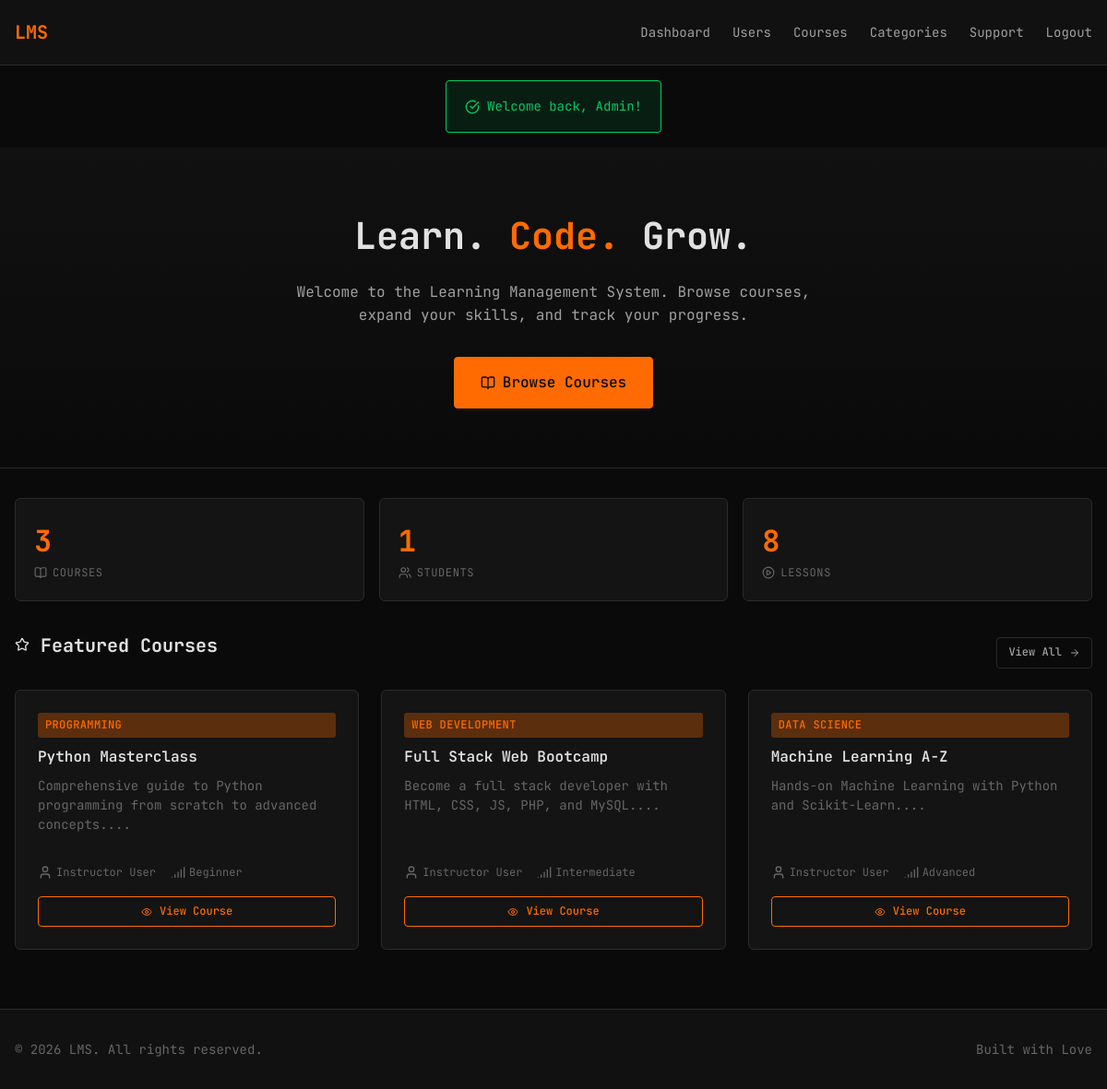
The page / (signed in) on the database its author committed.
### tables this page shows
CREATE TABLE courses (
    id INT AUTO_INCREMENT PRIMARY KEY,
    title VARCHAR(200) NOT NULL,
    description TEXT,
    category_id INT,
    instructor_id INT,
    price DECIMAL(10,2) DEFAULT 0.00,
    duration VARCHAR(50),
    level ENUM('beginner', 'intermediate', 'advanced') DEFAULT 'beginner',
    created_at TIMESTAMP DEFAULT CURRENT_TIMESTAMP,
    FOREIGN KEY (category_id) REFERENCES categories(id) ON DELETE SET NULL,
    FOREIGN KEY (instructor_id) REFERENCES users(id) ON DELETE SET NULL
);

CREATE TABLE categories (
    id INT AUTO_INCREMENT PRIMARY KEY,
    name VARCHAR(100) NOT NULL,
    description TEXT
);

CREATE TABLE users (
    id INT AUTO_INCREMENT PRIMARY KEY,
    name VARCHAR(100) NOT NULL,
    email VARCHAR(150) NOT NULL UNIQUE,
    password VARCHAR(255) NOT NULL,
    role ENUM('admin', 'instructor', 'student') NOT NULL DEFAULT 'student',
    bio TEXT,
    experience TEXT,
    verified TINYINT(1) NOT NULL DEFAULT 1,
    created_at TIMESTAMP DEFAULT CURRENT_TIMESTAMP
);

### config/auth.php (called while the page is built, shortened)
<?php
function e($string)
{
    return htmlspecialchars($string, ENT_QUOTES, 'UTF-8');
}

### public/index.php (the view, shortened to what this page needs)
<?php
require_once __DIR__ . '/../config/auth.php';
$pdo = getDBConnection();
$stmt = $pdo->query("
    SELECT c.*, cat.name as category_name, u.name as instructor_name
    FROM courses c
    LEFT JOIN categories cat ON c.category_id = cat.id
    LEFT JOIN users u ON c.instructor_id = u.id
    ORDER BY c.created_at DESC
    LIMIT 6
");
$featuredCourses = $stmt->fetchAll();
$totalCourses = $pdo->query("SELECT COUNT(*) FROM courses")->fetchColumn();
$totalStudents = $pdo->query("SELECT COUNT(*) FROM users WHERE role = 'student'")->fetchColumn();
$totalLessons = $pdo->query("SELECT COUNT(*) FROM lessons")->fetchColumn();
include __DIR__ . '/../includes/header.php';
include __DIR__ . '/../includes/navbar.php';
?>
<section class="hero">
    <div class="container">
        <h1 class="hero-title">
            Learn. <span>Code.</span> Grow.
        </h1>
        <p class="hero-subtitle">
            Welcome to the Learning Management System. Browse courses, expand your skills, and track your progress.
        </p>
        <div class="flex gap-2 justify-center">
            <a href="<?php echo BASE_PATH; ?>/public/courses.php" class="btn btn-primary btn-lg">
                <i data-lucide="book-open"></i> Browse Courses
            </a>
        </div>
    </div>
</section>
<main class="main-content">
    <div class="container">
        <div class="stats-grid mb-4">
            <div class="card stat-card">
                <div class="stat-value">
                    <?php echo $totalCourses; ?>
                </div>
                <div class="stat-label">
                    <i data-lucide="book-open"></i> Courses
                </div>
            </div>
            <div class="card stat-card">
                <div class="stat-value">
                    <?php echo $totalStudents; ?>
                </div>
                <div class="stat-label">
                    <i data-lucide="users"></i> Students
                </div>
            </div>
            <div class="card stat-card">
                <div class="stat-value">
                    <?php echo $totalLessons; ?>
                </div>
                <div class="stat-label">
                    <i data-lucide="play-circle"></i> Lessons
                </div>
            </div>
        </div>
        <div class="mb-4">
            <div class="flex flex-between flex-center mb-2">
                <h2 class="section-title">
                    <i data-lucide="star"></i> Featured Courses
                </h2>
                <a href="<?php echo BASE_PATH; ?>/public/courses.php" class="btn btn-ghost btn-sm">
                    View All <i data-lucide="arrow-right"></i>
                </a>
            </div>
            <?php if (empty($featuredCourses)): ?>
                <div class="card">
                    <p class="text-dim text-center">No courses available yet.</p>
                </div>
            <?php else: ?>
                <div class="grid grid-3">
                    <?php foreach ($featuredCourses as $course): ?>
                        <div class="card course-card">
                            <span class="badge badge-primary">
                                <?php echo e($course['category_name'] ?? 'Uncategorized'); ?>
                            </span>
                            <h3 class="course-title">
                                <?php echo e($course['title']); ?>
                            </h3>
                            <p class="text-sm text-dim course-desc">
                                <?php echo e(substr($course['description'] ?? '', 0, 80)); ?>...
                            </p>
                            <div class="card-meta">
                                <span><i data-lucide="user"></i>
                                    <?php echo e($course['instructor_name'] ?? 'TBA'); ?>
                                </span>
                                <span><i data-lucide="signal"></i>
                                    <?php echo ucfirst(e($course['level'])); ?>
                                </span>
                            </div>
                            <a href="<?php echo BASE_PATH; ?>/public/course-details.php?id=<?php echo $course['id']; ?>"
                                class="btn btn-secondary btn-sm mt-2 w-full">
                                <i data-lucide="eye"></i> View Course
                            </a>
                        </div>
                    <?php endforeach; ?>
                </div>
            <?php endif; ?>
        </div>
    </div>
</main>
<?php include __DIR__ . '/../includes/footer.php'; ?>

### assets/css/style.css (style rules this page uses)
:root { --bg-primary: #0a0a0a; --bg-secondary: #111111; --bg-tertiary: #1a1a1a; --bg-card: #141414; --orange-primary: #ff6b00; --orange-secondary: #ff8c00; --orange-dim: #cc5500; --orange-glow: rgba(255, 107, 0, 0.3); --text-primary: #e0e0e0; --text-secondary: #a0a0a0; --text-dim: #666666; --border-color: #2a2a2a; --success: #00cc66; --error: #ff3333; --warning: #ffcc00; --font-mono: 'JetBrains Mono', 'Consolas', 'Monaco', monospace; }
*, *::before, *::after { box-sizing: border-box; margin: 0; padding: 0; }
html { font-size: 16px; scroll-behavior: smooth; }
body { font-family: var(--font-mono); background-color: var(--bg-primary); color: var(--text-primary); line-height: 1.6; min-height: 100vh; }
a { color: var(--orange-primary); text-decoration: none; transition: color 0.2s ease; }
.container { max-width: 1200px; margin: 0 auto; padding: 0 1rem; }
.main-content { flex: 1; padding: 2rem 0; }
.btn { display: inline-flex; align-items: center; justify-content: center; gap: 0.5rem; padding: 0.625rem 1.25rem; font-family: var(--font-mono); font-size: 0.875rem; font-weight: 500; border: 1px solid transparent; border-radius: 4px; cursor: pointer; transition: all 0.2s ease; text-decoration: none; }
.btn-primary { background-color: var(--orange-primary); color: var(--bg-primary); border-color: var(--orange-primary); }
.btn-secondary { background-color: transparent; color: var(--orange-primary); border-color: var(--orange-primary); }
.btn-ghost { background-color: transparent; color: var(--text-secondary); border-color: var(--border-color); }
.btn-sm { padding: 0.375rem 0.75rem; font-size: 0.75rem; }
.btn-lg { padding: 0.875rem 1.75rem; font-size: 1rem; }
.card { background-color: var(--bg-card); border: 1px solid var(--border-color); border-radius: 6px; padding: 1.5rem; transition: border-color 0.2s ease; }
.badge { display: inline-flex; align-items: center; padding: 0.25rem 0.5rem; font-size: 0.75rem; font-weight: 500; border-radius: 3px; text-transform: uppercase; letter-spacing: 0.03em; }
.badge-primary { background-color: var(--orange-glow); color: var(--orange-primary); }
.hero { padding: 4rem 0; text-align: center; background: linear-gradient(180deg, var(--bg-secondary) 0%, var(--bg-primary) 100%); border-bottom: 1px solid var(--border-color); }
.hero-title { font-size: 2.5rem; font-weight: 700; margin-bottom: 1rem; color: var(--text-primary); }
.hero-title span { color: var(--orange-primary); }
.hero-subtitle { font-size: 1rem; color: var(--text-secondary); max-width: 600px; margin: 0 auto 2rem; }
.grid { display: grid; gap: 1.5rem; }
.grid-3 { grid-template-columns: repeat(3, 1fr); }
.course-card { display: flex; flex-direction: column; }
.course-card .card-meta { display: flex; gap: 1rem; margin-top: auto; padding-top: 1rem; font-size: 0.75rem; color: var(--text-dim); }
.course-card .card-meta span { display: flex; align-items: center; gap: 0.25rem; }
.stats-grid { display: grid; grid-template-columns: repeat(auto-fit, minmax(200px, 1fr)); gap: 1rem; }
.stat-card { padding: 1.25rem; }
.stat-value { font-size: 2rem; font-weight: 700; color: var(--orange-primary); }
.stat-label { font-size: 0.75rem; color: var(--text-dim); text-transform: uppercase; letter-spacing: 0.05em; }
.text-dim { color: var(--text-dim); }
.text-sm { font-size: 0.875rem; }
.mt-2 { margin-top: 1rem; }
.mb-2 { margin-bottom: 1rem; }
.mb-4 { margin-bottom: 2rem; }
.flex { display: flex; }
.flex-between { justify-content: space-between; }
.flex-center { align-items: center; }
.justify-center { justify-content: center; }
.gap-2 { gap: 1rem; }
svg.lucide { width: 1rem; height: 1rem; flex-shrink: 0; }
.btn svg.lucide { width: 0.875rem; height: 0.875rem; }
.btn-sm svg.lucide { width: 0.75rem; height: 0.75rem; }
.btn-lg svg.lucide { width: 1rem; height: 1rem; }
.course-title { font-size: 1rem; margin: 0.5rem 0; font-weight: 600; }
.stat-label { display: flex; align-items: center; gap: 0.375rem; }
.stat-label svg.lucide { width: 0.875rem; height: 0.875rem; }
.flex.flex-center svg.lucide { flex-shrink: 0; }
.w-full { width: 100%; }
.course-desc { margin-bottom: 1rem; line-height: 1.5; }
.section-title { font-size: 1.25rem; margin-bottom: 1rem; }

### rows shown on the page
courses: category.name "PROGRAMMING", title "Python Masterclass", description "Comprehensive guide to Python programming from scratch to advanced concepts.", instructor.name "Instructor User", level "Beginner"
courses: category.name "WEB DEVELOPMENT", title "Full Stack Web Bootcamp", description "Become a full stack developer with HTML, CSS, JS, PHP, and MySQL.", instructor.name "Instructor User", level "Intermediate"
courses: category.name "DATA SCIENCE", title "Machine Learning A-Z", description "Hands-on Machine Learning with Python and Scikit-Learn.", instructor.name "Instructor User", level "Advanced"

### other values the page prints
$flash['message'] "Welcome back, Admin!"
$totalCourses "3"
$totalStudents "1"
$totalLessons "8"
